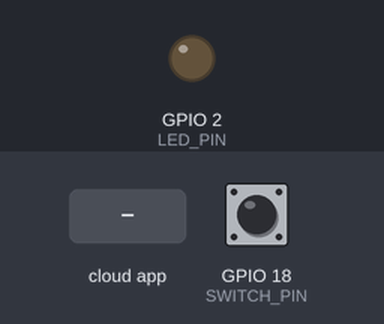
This sketch was run on a simulated ESP32. On the bench: output pins drawn as LEDs (lit = HIGH). The inputs (shaded band) are chosen by the test bench; at power-on: GPIO 18 (SWITCH_PIN) HIGH. WiFi joins after 1.5 s; servers stay silent unless stated; web services answer with replies made up by the test bench; what the sketch prints to the serial monitor is not drawn.

Above: at 2.7 s.
2.8 s: GPIO 18 (SWITCH_PIN) pulled LOW for 0.15 s
At 4.0 s:
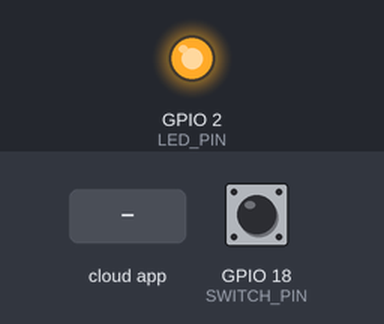
4.4 s: the phone or cloud app sets 6880df0d7104f15ae52dbac7 to 0
At 4.7 s:
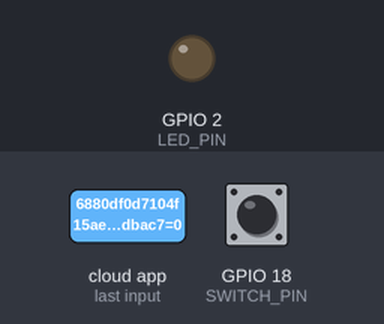
5.9 s: the phone or cloud app sets 6880df0d7104f15ae52dbac7 to 1
At 7.1 s:
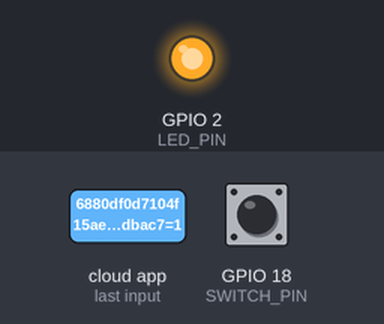
7.4 s: GPIO 18 (SWITCH_PIN) pulled LOW for 1 s
At 8.9 s:
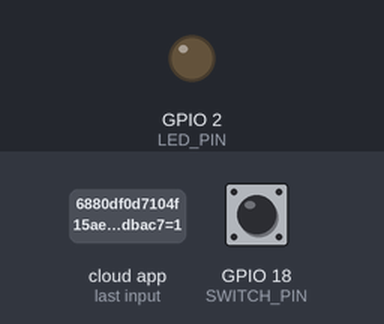
9.9 s: GPIO 18 (SWITCH_PIN) pulled LOW for 3.2 s
At 10.8 s:
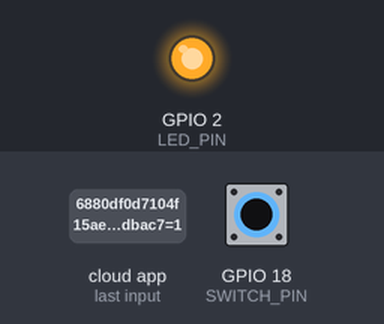
Timing chart, 0 to 12.9 s (numbered marks = the images above; inputs shaded):
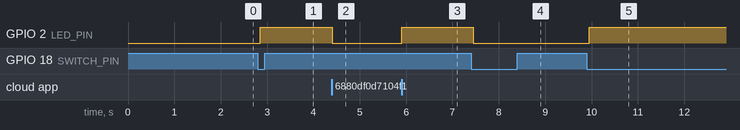

The sketch:

hardware_simulation.ino
```cpp
#include <WiFi.h>
#include <HTTPClient.h>
#include <SinricPro.h>
#include <SinricProSwitch.h>

// WiFi credentials
#define WIFI_SSID     " "
#define WIFI_PASSWORD " "

// SinricPro credentials
#define APP_KEY       "d235f169-966c-45f2-aec1-77627ffdd48a"
#define APP_SECRET    "bf9ee42f-520c-4535-bbcc-26ac2c5fb8ad-3dcf3ede-4adb-474a-ad8e-f8cee692b533"
#define DEVICE_ID     "6880df0d7104f15ae52dbac7"

// Pins
#define LED_PIN 2
#define SWITCH_PIN 18  // Flip-flop switch

bool ledState = false;

// Telegram Bot Token & Chat ID
String botToken = "8473726465:AAFIeyU--hlD0t5eV0cBJ15UJpDx7vuCnSc";  // From BotFather
String chatID = "7143095919";               // From userinfobot

// Function to send Telegram message
void sendTelegramMessage(String message) {
  if (WiFi.status() == WL_CONNECTED) {
    HTTPClient http;
    String url = "https://api.telegram.org/bot" + botToken + "/sendMessage?chat_id=" + chatID + "&text=" + message;
    http.begin(url);
    int httpResponseCode = http.GET();
    Serial.print("Telegram Response: ");
    Serial.println(httpResponseCode);
    http.end();
  }
}

// Callback for Google Home commands
bool onPowerState(const String &deviceId, bool &state) {
  if (deviceId == DEVICE_ID) {
    ledState = state;
    digitalWrite(LED_PIN, ledState ? HIGH : LOW);
    String msg = ledState ? "LED turned ON (Google Home)" : "LED turned OFF (Google Home)";
    Serial.println(msg);
    sendTelegramMessage(msg);
  }
  return true;
}

// WiFi setup
void setupWiFi() {
  Serial.print("Connecting to WiFi...");
  WiFi.begin(WIFI_SSID, WIFI_PASSWORD);
  while (WiFi.status() != WL_CONNECTED) {
    delay(500);
    Serial.print(".");
  }
  Serial.println(" connected!");
}

// Setup
void setup() {
  Serial.begin(115200);
  pinMode(LED_PIN, OUTPUT);
  pinMode(SWITCH_PIN, INPUT_PULLUP);  // Switch is active LOW

  setupWiFi();

  SinricProSwitch &mySwitch = SinricPro[DEVICE_ID];
  mySwitch.onPowerState(onPowerState);

  SinricPro.begin(APP_KEY, APP_SECRET);
  SinricPro.restoreDeviceStates(true);
}

// Main loop
void loop() {
  SinricPro.handle();

  static bool lastSwitchState = HIGH;
  bool currentSwitchState = digitalRead(SWITCH_PIN);

  // Detect switch toggle
  if (currentSwitchState != lastSwitchState) {
    delay(50);  // debounce
    if (currentSwitchState == LOW) {  // switch flipped
      ledState = !ledState;
      digitalWrite(LED_PIN, ledState ? HIGH : LOW);

      String msg = ledState ? "LED turned ON (manual switch)" : "LED turned OFF (manual switch)";
      Serial.println(msg);

      SinricProSwitch &mySwitch = SinricPro[DEVICE_ID];
      mySwitch.sendPowerStateEvent(ledState);  // Update Google Home
      sendTelegramMessage(msg);                // Notify on Telegram
    }
    lastSwitchState = currentSwitchState;
  }
}
```

Measured:
- after the input at 2.8 s, GPIO 2 (LED_PIN): LOW → HIGH after 0.05 s
- after the input at 4.4 s, GPIO 2 (LED_PIN): HIGH → LOW at once
- after the input at 5.9 s, GPIO 2 (LED_PIN): LOW → HIGH at once
- after the input at 7.4 s, GPIO 2 (LED_PIN): HIGH → LOW after 0.05 s
- after the input at 9.9 s, GPIO 2 (LED_PIN): LOW → HIGH after 0.05 s
